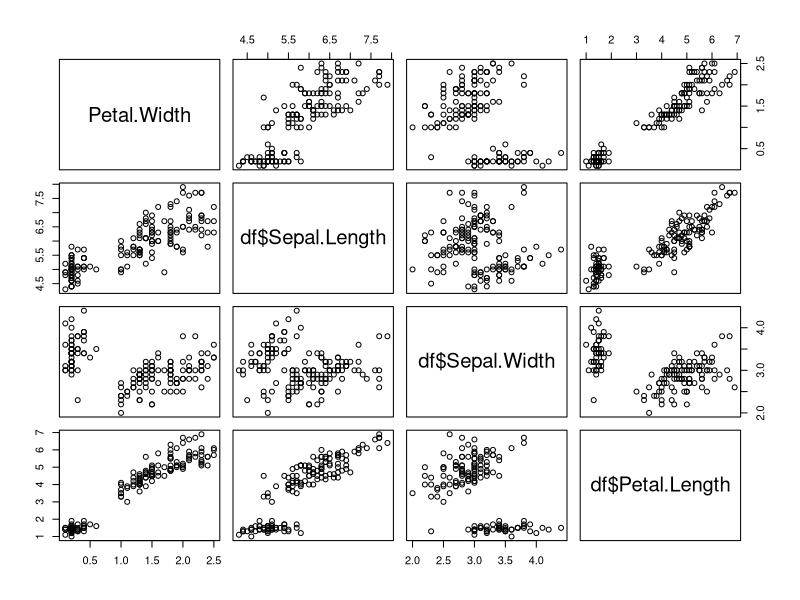

The R source for this figure:
library(tidyverse)

df <- iris

#creating your own table if you want to use your own data
X1 <- c(102, 104, 101, 93, 100)  
X2 <- c(17, 19, 21, 18, 15)
X3 <- c(4, 5, 7, 1, 3)

X <- cbind(X1, X2, X3)

#find the standard deviation
sd(iris$Sepal.Length)

#finding percentilea
quantile(iris$Sepal.Length, c(.01,.05,.10,.25,.50,.75,.90,.95,.99))

#variance
var(iris$Sepal.Length)

#descirptives summary all in a nice bundle
df %>% 
  group_by(Species) %>% 
  summarise(mean = mean(Sepal.Length),
            median = median(Sepal.Length),
            sd = sd(Sepal.Length),
            n=length(Sepal.Length),
            Pct1  = quantile(Sepal.Length, probs=c(.01)),
            Pct5  = quantile(Sepal.Length, probs=c(.05)),
            Pct10 = quantile(Sepal.Length, probs=c(.1)),
            Pct90 = quantile(Sepal.Length, probs=c(.90)),
            Pct95 = quantile(Sepal.Length, probs=c(.95)),
            Pct99 = quantile(Sepal.Length, probs=c(.99)),
            IQR = IQR(Sepal.Length))


############## QNORM ################ # input the percentile probability to get the value associated with that percentile/probability
#10th percentile of a normal distribution, default is sd and mean of 1
qnorm(.10)
#10th percentile with mean 100 and sd 10
qnorm(.10,100,10)
#middle bracket value of 90%, split 10% into 5% on either side
qnorm(c(.05, .95))

#lower 25th percentile of mean 50, sd 10
qnorm(.25,50,10)
#95th percentile of mean 50, sd 10
qnorm(.95,50,10)
#area greater than, and less than (tails) 95th percentile bracket
qnorm(c(.025,.975),50,10)
#area greater than and less than (tails) 99th percentile bracket
qnorm(c(.005,.995),50,10)

############# PNORM ################# # input the z/t score to get the probability or input the given value to get probability. expressed as %

#probability to get a value of 80 with mean of 100 and sd of 10
pnorm(80,100,10)

#what is the probability of z < -2.57
pnorm(-2.57)
#what is the probability of z > .84
1 - pnorm(.84)
#what is the probability of -1.96 < z < 1.96
x <- 1 - pnorm(-1.96)
y <- 1 - pnorm(1.96)
x-y
# probability of -.2 < z < -.05 OR .15 < z < .35 
a <- 1-pnorm(-.2)
b <- 1-pnorm(-.05)
a-b
# probability of -.2 < z < -.05 OR .15 < z < .35 
a <- 1-pnorm(-.2)
b <- 1-pnorm(-.05)
a-b

#mean of 1,000,000, sd of 30,000, probability between 1,010,000 and 1,050,000
pnorm(.333) #zscore of 1,010,000
pnorm(1.67) #z score of 1,050,000
(pnorm(1.67) - pnorm(.333)) #area between

#mean 160, sd 25, probability will sell AT LEAST 225 phones?
1 - pnorm(225,160,25)

#mean of .03, sd of .07, probability of at least 12%?
1 - pnorm(.12,.03,.07)

################ PT ################ probability for sample expressed as % when tscore is input
#Given mean is 3 and stdev is 7 and n = 15
#at least 7%
x <- 7
mean <- 3
stdev <- 7
n <- 15
sample_z <- (x-mean)/(stdev/sqrt(n))
print(sample_z)
1 - pt(2.21, df=14)

#less than 0%
x <- 0
mean <- 3
stdev <- 7
n <- 15
sample_z <- (x-mean)/(stdev/sqrt(n))
print(sample_z)
pt(-1.65985, df=14)

#more than 6%
x <- 6
mean <- 3
stdev <- 7
n <- 15
sample_z <- (x-mean)/(stdev/sqrt(n))
print(sample_z)
1 - pt(1.65985, df=14)

#at least 90th percentile
qt(.90, df=14) # =1.34
pt(1.34, df=14)

#################### QT ################## critical values

#b critical value for two sided 99% with sample 16 
qt(.995, df=15)
#c critical value for two sided 90% with sample 16 
qt(.95, df=15)

#Power t test for inputting data manually 
power.t.test(delta = 30, sd = 30, sig.level = .05, power = .9, type = "two.sample", alternative = "two.sided")

power.t.test(d=(10-8),sd = 4,power=.95,sig.level=.01,type="two.sample",alternative="two.sided")

power.t.test(n=30, delta=2, sd=4, sig.level = .05, type = "one.sample",alternative = "one.sided")

#probability once a t statistic is caluculated. t value = 1.58, n = 40

#upper area
pt(abs(1.58), df=39)
#lower tail
1-pt(abs(1.58), df=39)
#total area of 2 tails
2*(1-pt(abs(1.58), df=39))
#area in between
1-2*(1-pt(abs(1.58), df=39))

########## T-tests ############
#when given multiple variables but you only want to compare 2 process

#start by iscolating data of interest, in this case species setosa and versicolor
setosa <- iris[iris$Species == "setosa", ]
versicolor <- iris[iris$Species == "versicolor", ]

#performing the t test
t.test(x = setosa$Petal.Length, y = versicolor$Petal.Length)

#options to add alt hypothesis of "less" , "greater" and change confidence interval
t.test(x = setosa$Petal.Length, y = versicolor$Petal.Length, alternative = "less", conf.level = .90)



##### Stats 2 Topics #########
df <- iris
library(tidyverse)
########### ANOVA ###################

# Here we use the aov (analysis of variance) function,  
iris_anova <- aov(df$Sepal.Length ~ df$Species, data=df)

# The ANOVA model now exists as an object called "Model." We then summarizes that object. 
summary(iris_anova)

# More details/other information is available by calling the linear model summary method 
# For example, notice the R^2 values, which tells you how much variance is between groups (relative to between + within))
summary.lm(iris_anova)

# Here is an alternative specification for a one-way. 
oneway.test(df$Sepal.Length ~ df$Species, data=df)

#Tukey HSD for multiple comparisons
TukeyHSD(iris_anova)

###### Chi Square ########
#test for independence starts with making desired data into a table, in this case the median sepal length by species
sep_size <- ifelse(df$Sepal.Length < median(df$Sepal.Length), "small", "big")
table(df$Species, sep_size)

#chi sq
chisq.test(table(df$Species, sep_size))
#low p value means they are NOT independent 

#Goodness of fit, observed frequencies vs expected proportions
observed <- c(1752, 1885, 1455, 1698)
expected <- c(.25, .25, .25, .25)
chisq.test(x = observed, p = expected)

#### Multiple Repression #######
#simple 2 variable correlations for exploration
cor.test(~ df$Sepal.Length + df$Sepal.Width, data=df)

#nonsense comparison but the process still
lm_iris <- lm(df$Petal.Width~1 + df$Sepal.Length + df$Sepal.Width + df$Petal.Length , data=df)
summary(lm_iris)

#pairwise matrix
pairs(data=df, ~ Petal.Width + df$Sepal.Length + df$Sepal.Width + df$Petal.Length)


#### MISC #####

#useful code example to get categorical data into binary
df1 <- df %>% 
  mutate(Group = as.factor(Species),
         setosa = ifelse(Group=="setosa", 1, 0),
         versicolor = ifelse(Group=="versicolor", 1, 0),
         virginica = ifelse(Group=="virginica", 1, 0))
